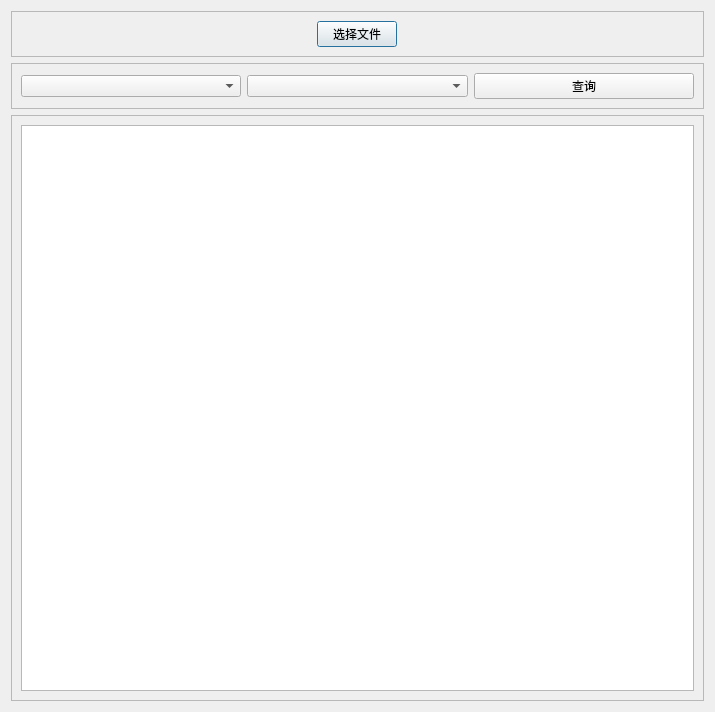
<?xml version="1.0" encoding="UTF-8"?>
<ui version="4.0">
 <class>AsaBrowser</class>
 <widget class="QDialog" name="AsaBrowser">
  <property name="geometry">
   <rect>
    <x>0</x>
    <y>0</y>
    <width>715</width>
    <height>712</height>
   </rect>
  </property>
  <property name="windowTitle">
   <string>myBrowser</string>
  </property>
  <property name="windowIcon">
   <iconset>
    <normaloff>Resources/EY_logon1.ico</normaloff>Resources/EY_logon1.ico</iconset>
  </property>
  <layout class="QVBoxLayout" name="verticalLayout">
   <item>
    <widget class="QFrame" name="frame">
     <property name="frameShape">
      <enum>QFrame::StyledPanel</enum>
     </property>
     <property name="frameShadow">
      <enum>QFrame::Raised</enum>
     </property>
     <layout class="QVBoxLayout" name="verticalLayout_2">
      <item alignment="Qt::AlignHCenter">
       <widget class="QPushButton" name="pushButton_path">
        <property name="text">
         <string>选择文件</string>
        </property>
       </widget>
      </item>
     </layout>
    </widget>
   </item>
   <item>
    <widget class="QFrame" name="frame_3">
     <property name="frameShape">
      <enum>QFrame::StyledPanel</enum>
     </property>
     <property name="frameShadow">
      <enum>QFrame::Raised</enum>
     </property>
     <layout class="QHBoxLayout" name="horizontalLayout_2">
      <item>
       <widget class="QComboBox" name="comboBox_eng"/>
      </item>
      <item>
       <widget class="QComboBox" name="comboBox_type"/>
      </item>
      <item>
       <widget class="QPushButton" name="pushButton_query">
        <property name="text">
         <string>查询</string>
        </property>
       </widget>
      </item>
     </layout>
    </widget>
   </item>
   <item>
    <widget class="QFrame" name="frame_2">
     <property name="frameShape">
      <enum>QFrame::StyledPanel</enum>
     </property>
     <property name="frameShadow">
      <enum>QFrame::Raised</enum>
     </property>
     <layout class="QHBoxLayout" name="horizontalLayout">
      <item>
       <widget class="QTableView" name="tableView"/>
      </item>
     </layout>
    </widget>
   </item>
  </layout>
 </widget>
 <resources/>
 <connections/>
</ui>
